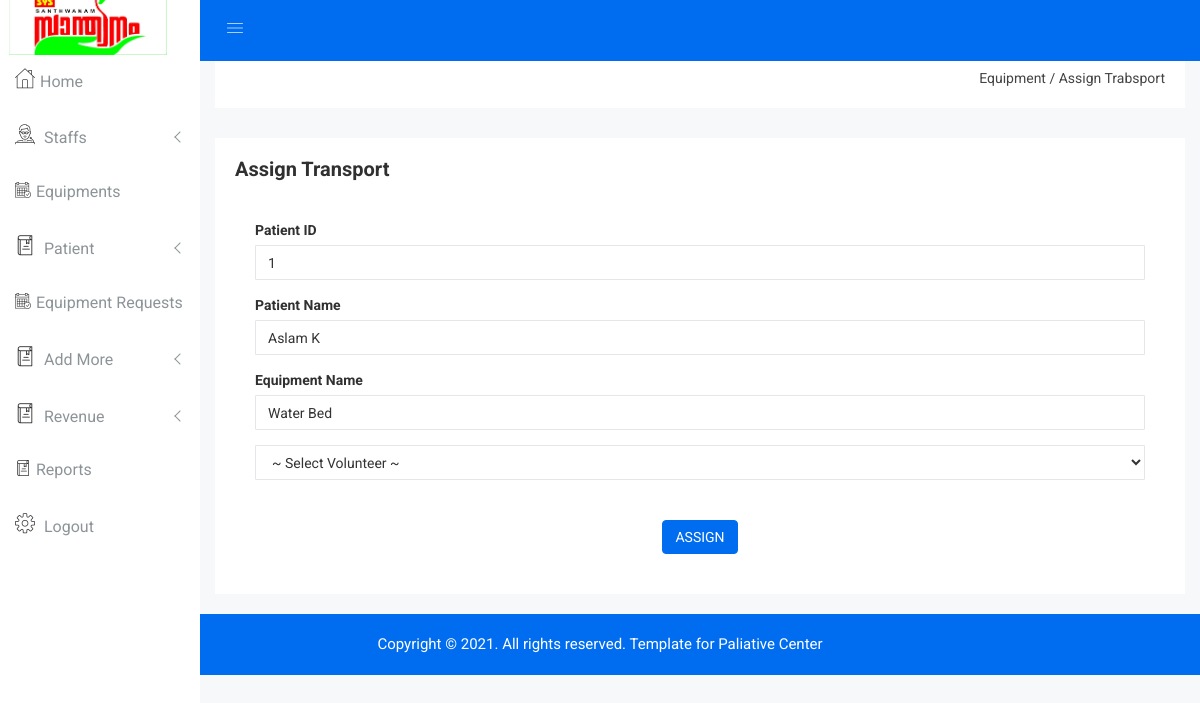
Screenshot of /Admin/assign_transport.php?id=8 with the database file from the repository.
### tables this page shows
CREATE TABLE `equipment_request` (
  `req_id` int(5) NOT NULL,
  `patient` int(5) NOT NULL,
  `equipment` int(5) NOT NULL,
  `status` varchar(15) NOT NULL
);

CREATE TABLE `patient` (
  `pid` int(5) NOT NULL,
  `pname` varchar(30) NOT NULL,
  `mobile` bigint(12) NOT NULL,
  `dob` date NOT NULL,
  `gender` varchar(10) NOT NULL,
  `place` varchar(25) NOT NULL,
  `panchayath` varchar(25) NOT NULL,
  `ward` int(5) NOT NULL,
  `address` varchar(50) NOT NULL,
  `pincode` int(8) NOT NULL,
  `disease` varchar(30) NOT NULL
);

CREATE TABLE `equipments` (
  `eid` int(5) NOT NULL,
  `e_name` varchar(15) NOT NULL,
  `e_stock` int(10) NOT NULL,
  `e_date` date NOT NULL,
  `image` varchar(250) NOT NULL,
  `description` varchar(100) NOT NULL
);

### Admin/assign_transport.php (the view, shortened to what this page needs)
<?php
include "header.php";
$k=$_GET['id'];
$nm1=mysqli_query($con,"select * from patient inner join equipment_request on patient.pid=equipment_request.patient where equipment_request.req_id='$k' ");
while ($rw4=mysqli_fetch_array($nm1))
{
    $pname=$rw4['pname'];
    $pid=$rw4['pid'];
}
$nm2=mysqli_query($con,"select * from equipments inner join equipment_request on equipments.eid=equipment_request.equipment where equipment_request.req_id='$k' ");
while ($rw5=mysqli_fetch_array($nm2))
{
    $ename=$rw5['e_name'];
}
?>
<div class="breadcome-area">
    <div class="container-fluid">
        <div class="row">
            <div class="col-lg-12 col-md-12 col-sm-12 col-xs-12">
                <div class="breadcome-list single-page-breadcome">
                    <div class="row">
                        <div class="col-lg-6 col-md-6 col-sm-6 col-xs-12">
                        </div>
                        <div class="col-lg-6 col-md-6 col-sm-6 col-xs-12">
                            <ul class="breadcome-menu">
                                <li>Equipment</a> <span class="bread-slash">/</span></li>
                                <li><span class="bread-blod">Assign Trabsport</span></li>
                            </ul>
                        </div>
                    </div>
                </div>
            </div>
        </div>
    </div>
</div>
</div>
<div class="product-status mg-b-15">
    <div class="container-fluid">
        <div class="row">
            <div class="col-lg-12 col-md-12 col-sm-12 col-xs-12">
                <div class="product-status-wrap">
                    <h4>Assign Transport</h4>
                    <div class="asset-inner">
                        <div class="row">
                            <div class="col-lg-12 col-md-12 col-sm-12 col-xs-12">
                                <div class="sparkline13-list">
                                    <form method="post">
                                        <f class="sparkline13-graph">
                                            <div class="datatable-dashv1-list custom-datatable-overright">
                                                <div class="form-group-inner">
                                                    <label>Patient ID</label>
                                                    <input readonly class="form-control" value="<?php echo $pid?>" style="text-transform: capitalize;background-color:transparent;" />
                                                </div>
                                                <div class="form-group-inner">
                                                    <label>Patient Name</label>
                                                    <input readonly class="form-control" value="<?php echo $pname?>" style="text-transform: capitalize;background-color:transparent;" />
                                                </div>
                                                <div class="form-group-inner">
                                                    <label>Equipment Name</label>
                                                    <input readonly class="form-control" value="<?php echo $ename?>" style="text-transform: capitalize;background-color:transparent;" />
                                                </div>
                                                <select name="volunteer"  class="form-control" id="select1">
                                                    <option disabled selected>~ Select Volunteer ~</option>
                                                </select>
                                                <br/>
                                                <br/>
                                                <center><button id="send" type="submit" name="assign" class="btn btn-primary waves-effect waves-light" style="text-transform: uppercase">ASSIGN</button></center>
                                            </div>
                                    </form>
                                </div>
                            </div>
                        </div>
                    </div>
                </div>
            </div>
        </div>
    </div>
</div>
</div>
<?php
include "footer.php";
?>
</body>
</html>

### Admin/css/main.css (style rules this page uses)
html { color: #222; font-size: 1em; line-height: 1.4; }

### rows the page displays
equipment_request: patient.pid "1", patient.pname "aslam k", equipment.e_name "water bed"
